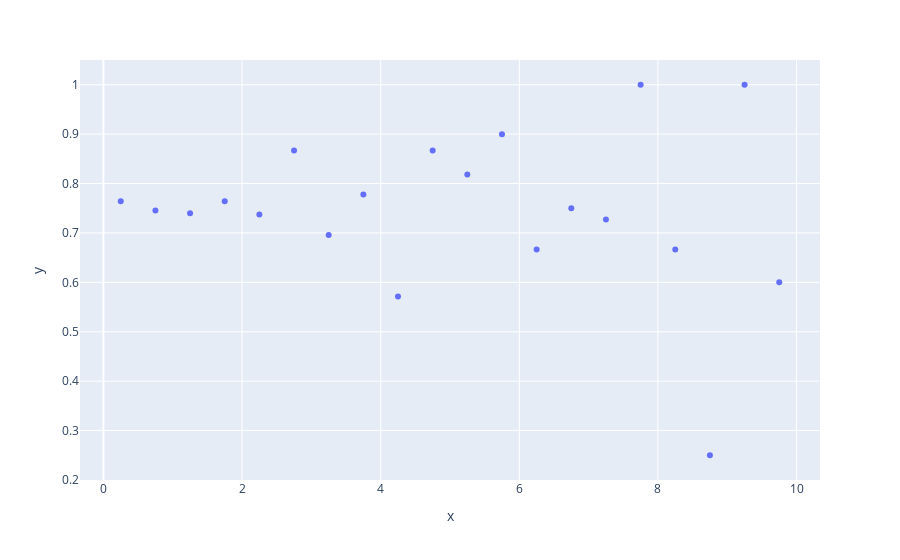

Notebook code cell kept with this figure:
### Code cell
unmatched_mask = cluster_response[1]['energy response'] == 0.0
unmatched_energy = cluster_response[1].loc[unmatched_mask, 'energy']
matched_energy = cluster_response[1].loc[~unmatched_mask, 'energy']
unmatched_hist, bin_edges = np.histogram(unmatched_energy, bins=20, range=(0, 10))
matched_hist, _ = np.histogram(matched_energy, bins=20, range=(0, 10))
efficiency = matched_hist / (matched_hist + unmatched_hist)
x = [(bin_edges[i] + bin_edges[i+1]) / 2 for i in range(len(bin_edges) - 1)]
px.scatter(y=efficiency, x=x)

### Figure 1 — Plotly figure (JSON) as saved in the notebook; plotly's stock layout.template omitted (floating-point values rounded to 4 significant figures)
{"data": [{"hovertemplate": "x=%{x}<br>y=%{y}<extra></extra>", "legendgroup": "", "marker": {"color": "#636efa", "symbol": "circle"}, "mode": "markers", "name": "", "orientation": "v", "showlegend": false, "type": "scatter", "x": [0.25, 0.75, 1.25, 1.75, 2.25, 2.75, 3.25, 3.75, 4.25, 4.75, 5.25, 5.75, 6.25, 6.75, 7.25, 7.75, 8.25, 8.75, 9.25, 9.75], "xaxis": "x", "y": [0.7644, 0.7453, 0.7397, 0.7644, 0.7374, 0.8667, 0.6957, 0.7778, 0.5714, 0.8667, 0.8182, 0.9, 0.6667, 0.75, 0.7273, 1, 0.6667, 0.25, 1, 0.6], "yaxis": "y"}], "layout": {"legend": {"tracegroupgap": 0}, "margin": {"t": 60}, "xaxis": {"anchor": "y", "domain": [0, 1], "title": {"text": "x"}}, "yaxis": {"anchor": "x", "domain": [0, 1], "title": {"text": "y"}}}}
